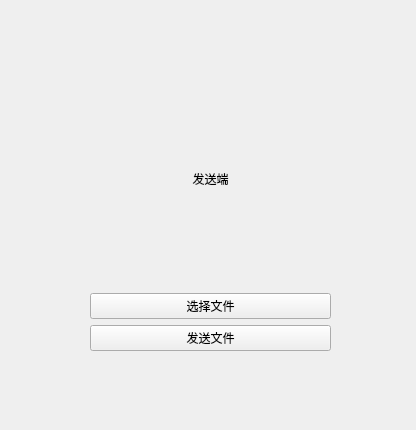
<?xml version="1.0" encoding="UTF-8"?>
<ui version="4.0">
 <class>Widget</class>
 <widget class="QWidget" name="Widget">
  <property name="geometry">
   <rect>
    <x>0</x>
    <y>0</y>
    <width>416</width>
    <height>430</height>
   </rect>
  </property>
  <property name="windowTitle">
   <string>Widget</string>
  </property>
  <widget class="QWidget" name="">
   <property name="geometry">
    <rect>
     <x>90</x>
     <y>70</y>
     <width>241</width>
     <height>281</height>
    </rect>
   </property>
   <layout class="QVBoxLayout" name="verticalLayout">
    <item>
     <widget class="QLabel" name="label">
      <property name="text">
       <string>发送端</string>
      </property>
      <property name="alignment">
       <set>Qt::AlignCenter</set>
      </property>
     </widget>
    </item>
    <item>
     <widget class="QPushButton" name="btnChoose">
      <property name="text">
       <string>选择文件</string>
      </property>
     </widget>
    </item>
    <item>
     <widget class="QPushButton" name="btnSend">
      <property name="text">
       <string>发送文件</string>
      </property>
     </widget>
    </item>
   </layout>
  </widget>
 </widget>
 <resources/>
 <connections/>
</ui>
